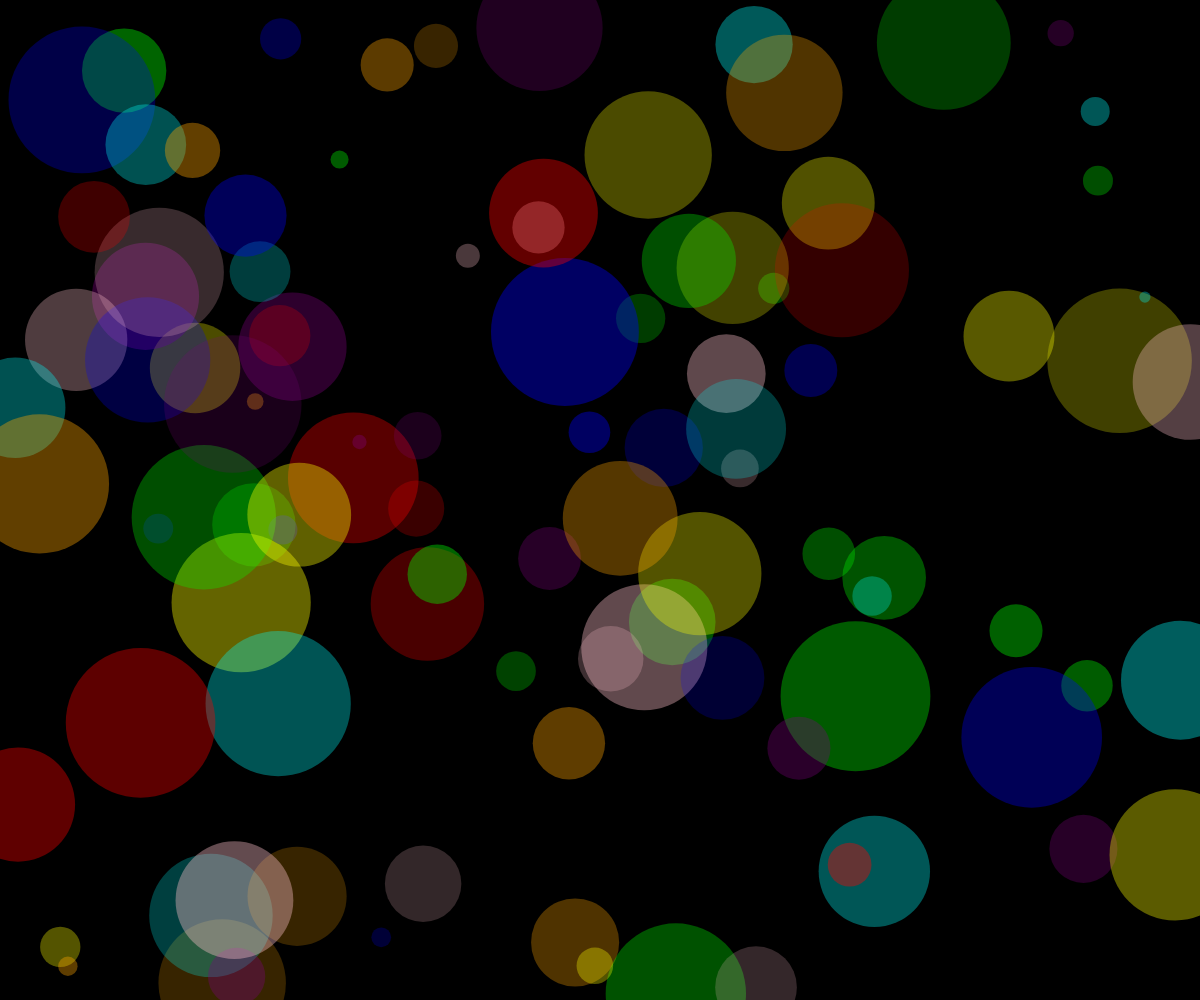
Frame 1 (no input)
Frame 60 (no input): identical to frame 1, image omitted
Frame 120 (the mouse pressed at the canvas centre since frame 60): identical to frame 1, image omitted

The p5.js sketch that drew this single still picture (run headless with seeded random() and noise() and a simulated clock; from frame 60 on, the mouse is pressed at the canvas centre):

// p5.js sketch
// ── sketch.js
layers = [];
numOfLayers = 100;
numOfCircles = 500;

function setup() {
  createCanvas(windowWidth, windowHeight);
  for (let i = 0; i < numOfLayers; i++) {
    layer = createGraphics(windowWidth, windowHeight);
    layers.push(layer);
    drawLayer(i);
  }
}

function draw() {
  background(0);
  for (let i = 0; i < numOfLayers; i++) {
    image(layers[i], 0, 0);
  }
}

function drawLayer(layerIndex) {
  for (let i=0; i < numOfCircles; i++) {
    layer.clear();
    layer.noStroke();
    //layer.fill(random(100,255), random(100,255), random(100,255), random(50,80));
    // Randomly pick a pure R, G, or B color
    let colors = [
      [255, 0, 0],    // Red
      [0, 255, 0],    // Green
      [0, 0, 255],    // Blue
      [255, 165, 0],  // Orange
      [255, 192, 203],// Pink
      [255, 255, 0],  // Yellow
      [0, 255, 255],  // Cyan
      [128, 0, 128]   // Purple
    ];
    let colorChoice = random(colors); // Pick one of the three colors

    layer.fill(colorChoice[0], colorChoice[1], colorChoice[2], random(50,100));
    layers[layerIndex].ellipse(random(width), random(height), random(10, 150));
  }
}
